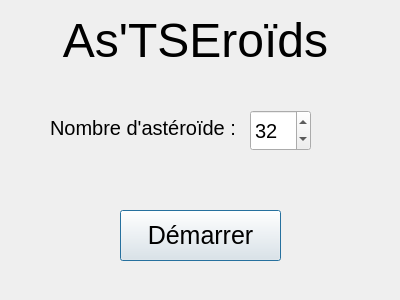
<?xml version="1.0" encoding="UTF-8"?>
<ui version="4.0">
 <class>StartWindow</class>
 <widget class="QDialog" name="StartWindow">
  <property name="geometry">
   <rect>
    <x>0</x>
    <y>0</y>
    <width>400</width>
    <height>300</height>
   </rect>
  </property>
  <property name="windowTitle">
   <string>As'TSEroïds - Démarrage</string>
  </property>
  <widget class="QWidget" name="horizontalLayoutWidget">
   <property name="geometry">
    <rect>
     <x>120</x>
     <y>210</y>
     <width>161</width>
     <height>51</height>
    </rect>
   </property>
   <layout class="QHBoxLayout" name="horizontalLayout">
    <item>
     <widget class="QPushButton" name="pushButton">
      <property name="sizePolicy">
       <sizepolicy hsizetype="Preferred" vsizetype="Minimum">
        <horstretch>0</horstretch>
        <verstretch>0</verstretch>
       </sizepolicy>
      </property>
      <property name="font">
       <font>
        <pointsize>19</pointsize>
       </font>
      </property>
      <property name="autoFillBackground">
       <bool>false</bool>
      </property>
      <property name="text">
       <string>Démarrer</string>
      </property>
      <property name="flat">
       <bool>false</bool>
      </property>
     </widget>
    </item>
   </layout>
  </widget>
  <widget class="QLabel" name="label">
   <property name="geometry">
    <rect>
     <x>0</x>
     <y>0</y>
     <width>391</width>
     <height>81</height>
    </rect>
   </property>
   <property name="font">
    <font>
     <pointsize>36</pointsize>
    </font>
   </property>
   <property name="text">
    <string>As'TSEroïds</string>
   </property>
   <property name="alignment">
    <set>Qt::AlignCenter</set>
   </property>
  </widget>
  <widget class="QLabel" name="label_2">
   <property name="geometry">
    <rect>
     <x>50</x>
     <y>120</y>
     <width>201</width>
     <height>16</height>
    </rect>
   </property>
   <property name="font">
    <font>
     <pointsize>15</pointsize>
    </font>
   </property>
   <property name="text">
    <string>Nombre d'astéroïde :</string>
   </property>
  </widget>
  <widget class="QSpinBox" name="spinBox">
   <property name="geometry">
    <rect>
     <x>250</x>
     <y>110</y>
     <width>61</width>
     <height>41</height>
    </rect>
   </property>
   <property name="font">
    <font>
     <pointsize>15</pointsize>
     <italic>false</italic>
     <bold>false</bold>
    </font>
   </property>
   <property name="minimum">
    <number>1</number>
   </property>
   <property name="maximum">
    <number>1000</number>
   </property>
   <property name="value">
    <number>32</number>
   </property>
  </widget>
 </widget>
 <resources/>
 <connections/>
</ui>
